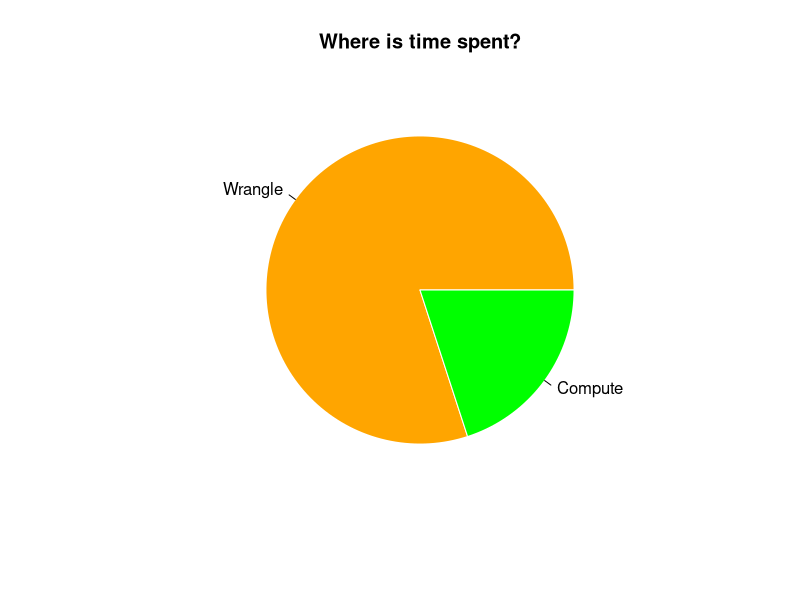

Recreate this plot in R.
## ---- chunk 1
knitr::opts_chunk$set(echo = FALSE)
## ---- chunk 2
data <- read.delim2(file = file.path("..", "data","genes_wide.tsv")) 
knitr::kable(data[, 1:3], align = "lll")
## ---- chunk 3
data <- read.delim2(file = file.path("..", "data","genes_long.tsv")) 
knitr::kable(data[1:6,], align = "lll")
## ---- chunk 4
data <- read.delim2(file = file.path("..", "data","genes_mean.tsv")) 
knitr::kable(data[1:2,], align = "lll")
## ---- chunk 5

pie(c(80,20), labels=c("Wrangle", "Compute"), main="Where is time spent?", col=c("orange","green"), border="white", clockwise=FALSE)

